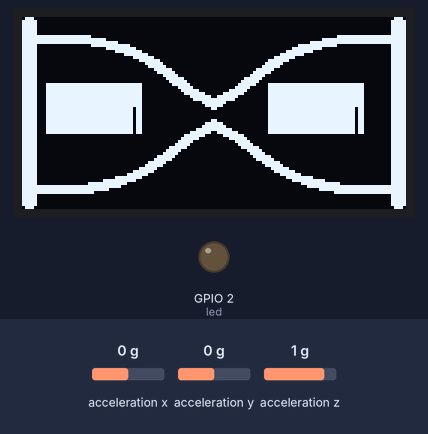
The sketch below on a simulated ESP8266 (NodeMCU). On the bench: 128×64 one-colour display, output pins drawn as LEDs (lit = HIGH). Wiring (inferred from the names in the program): MPU-6050 motion sensor at I2C address 0x68. The test bench sets the inputs (shaded band); at power-on: acceleration y 0 g, acceleration x 0 g, acceleration z 1 g.

Above: at 1.2 s.
1.3 s: acceleration y set to -0.3 g
At 1.88 s:
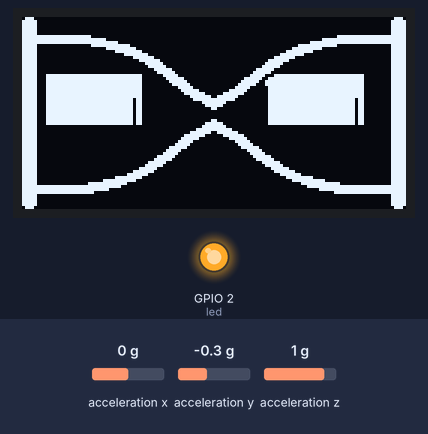
3.4 s: acceleration x set to -1.4 g
At 4.2 s:
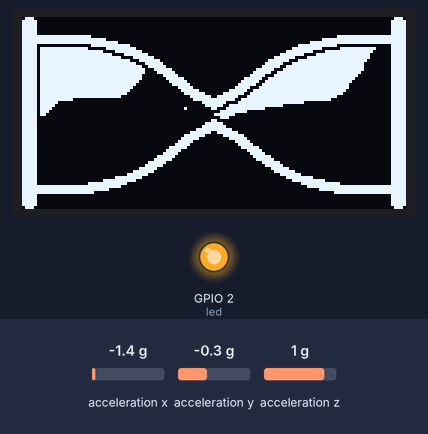
5.2 s: acceleration x set to 0 g
At 6.8 s:
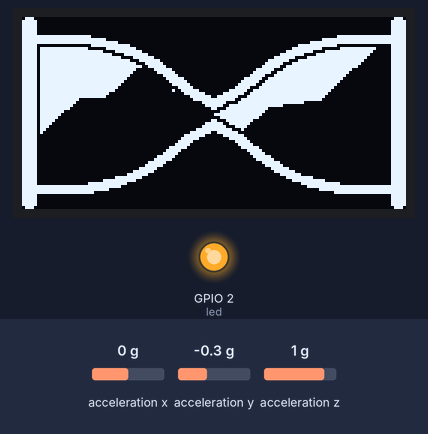
6.9 s: acceleration y set to 0 g
8.4 s: acceleration y set to 0.3 g
At 8.82 s:
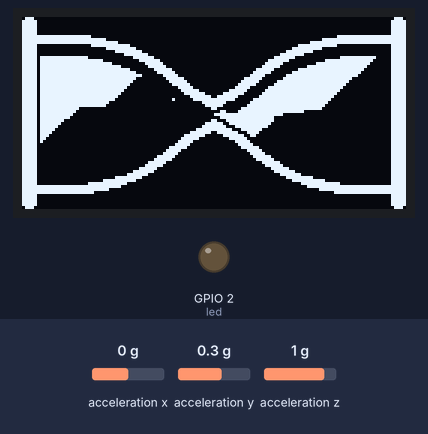
Timing chart, 0 to 11.0 s (numbered marks = the images above; inputs shaded):
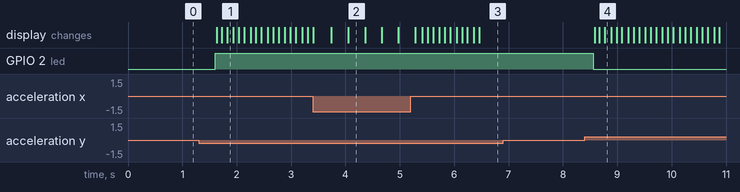

Measured:
- the behaviour switches between -0.1 and -0.2 g on acceleration y (found by bisection; images 0 and 1)
- the behaviour switches between 0.1 and 0.2 g on acceleration y (found by bisection; images 3 and 4)
- after the input at 1.3 s, GPIO 2 (led): LOW → HIGH after 0.31 s; the display: first changes after 0.34 s (image 1 shows a later state)
- after the input at 6.9 s, every drawn part: stays the same
- after the input at 8.4 s, GPIO 2 (led): HIGH → LOW after 0.16 s; the display: first changes after 0.18 s (image 4 shows a later state)

The sketch:

sand-ular-automata.ino
```cpp
/*
  Hourglass OLED project

  Dependencies:
    ESP32 Arduino support https://randomnerdtutorials.com/installing-the-esp32-board-in-arduino-ide-mac-and-linux-instructions/

    Clone this forked repo into ~/Arduino/libraries/
      git@github.com:szczys/esp8266-oled-ssd1306.git
 */


//I2C version
//https://github.com/ThingPulse/esp8266-oled-ssd1306
#include <Wire.h>
//#include "SSD1306.h"
#include "SH1106Wire.h"
#include "hourglass.h"

const int MPU_addr=0x68;  // I2C address of the MPU-6050
int16_t AcX,AcY,AcZ,Tmp,GyX,GyY,GyZ;


#define GRAINSWIDE  64 //GRAINSWIDE must be divisible by 8
#define GRAINSDEEP  64
#define BUFSIZE     (GRAINSWIDE/8)*GRAINSDEEP

// ESP-WROOM-32 has LED on pin 2:
int led = 2;

uint8_t botbuff  [BUFSIZE];
uint8_t topbuff [BUFSIZE];
uint8_t toggle;

// I2C version
//SSD1306 display(0x3c, 18, 19);
SH1106Wire display(0x3c, 21, 22);

void clearBuff(void);
void showBuf(void);
uint8_t getSand(uint16_t x, uint16_t y, uint8_t framebuffer[BUFSIZE]);


void clearBuff(void) {
  for (uint16_t i=0; i<(BUFSIZE); i++) {
    botbuff  [i] = hourglassbot[i];
    topbuff [i] = hourglasstop[i];
  }
}

void showBuf(void) {
  display.clear(); //drawFastImage doesn't draw black pixels so clear first

  /*
  //Keep track of grains of sand to make sure we're not losing or creating any by accident
  //This count includes 1466 of the hourglass frame itself
  uint16_t sandcount = 0;
  for (uint8_t i=0; i<64; i++) {
    for (uint8_t j=0; j<64; j++) {
      if (getSand(j,i,botbuff  )) ++sandcount;
      if (getSand(j,i,topbuff  )) ++sandcount;
    }
  }
  char sbuf[20];
  itoa(sandcount,sbuf,10);
  display.drawString(50, 0, sbuf);
  */

  display.drawFastImage(64, 0, GRAINSWIDE, GRAINSDEEP, botbuff);
  display.drawFastImage(0, 0, GRAINSWIDE, GRAINSDEEP, topbuff);
}

uint8_t getSand(uint16_t x, uint16_t y, uint8_t framebuffer[BUFSIZE]) {
  uint16_t byteIdx = y*(GRAINSDEEP/8);
  uint16_t byteOffset = x/8;
  uint16_t byteLoc = x%8;

  if (framebuffer[byteIdx+byteOffset] & (1<<byteLoc)) return 1;
  else return 0;
}

void setSand(uint16_t x, uint16_t y, uint8_t onoff, uint8_t framebuffer[BUFSIZE]) {
  uint16_t byteIdx = y*(GRAINSDEEP/8);
  uint16_t byteOffset = (x/8);
  uint16_t byteLoc = x%8;

  if (onoff > 0) { framebuffer[byteIdx+byteOffset] |= (1<<byteLoc); }
  else { framebuffer[byteIdx+byteOffset] &= ~(1<<byteLoc); }
}

uint8_t notTouchingGlass(uint16_t x, uint16_t y, uint8_t glassbuffer[BUFSIZE]) {
  //Sand *should* always be in the hour glass so we don't check for y-axis buffer overflows
  if (y>0) {
    if (getSand(x,y-1,glassbuffer)) return 0;
    if (getSand(x+1,y-1,glassbuffer)) return 0;
    if (getSand(x-1,y-1,glassbuffer)) return 0;
  }
  if (getSand(x+1,y,glassbuffer)) return 0;
  if (getSand(x-1,y,glassbuffer)) return 0;

  if (y<(GRAINSDEEP-1)) {
    if (getSand(x,y+1,glassbuffer)) return 0;
    if (getSand(x+1,y+1,glassbuffer)) return 0;
    if (getSand(x-1,y+1,glassbuffer)) return 0;
  }
  return 1;
}

void moveN(uint16_t x, uint16_t y, uint8_t framebuffer[BUFSIZE]) {
  setSand(x,y,0, framebuffer); setSand(x,y-1,1, framebuffer);
}

void moveNW(uint16_t x, uint16_t y, uint8_t framebuffer[BUFSIZE]) {
  setSand(x,y,0, framebuffer); setSand(x-1,y-1,1, framebuffer);
}

void moveNE(uint16_t x, uint16_t y, uint8_t framebuffer[BUFSIZE]) {
  setSand(x,y,0, framebuffer); setSand(x+1,y-1,1, framebuffer);
}

void moveS(uint16_t x, uint16_t y, uint8_t framebuffer[BUFSIZE]) {
  setSand(x,y,0, framebuffer); setSand(x,y+1,1, framebuffer);
}

void moveSW(uint16_t x, uint16_t y, uint8_t framebuffer[BUFSIZE]) {
  setSand(x,y,0, framebuffer); setSand(x-1,y+1,1, framebuffer);
}

void moveSE(uint16_t x, uint16_t y, uint8_t framebuffer[BUFSIZE]) {
  setSand(x,y,0, framebuffer); setSand(x+1,y+1,1, framebuffer);
}

void moveW(uint16_t x, uint16_t y, uint8_t framebuffer[BUFSIZE]) {
  setSand(x,y,0, framebuffer); setSand(x-1,y,1, framebuffer);
}

void moveE(uint16_t x, uint16_t y, uint8_t framebuffer[BUFSIZE]) {
  setSand(x,y,0, framebuffer); setSand(x+1,y,1, framebuffer);
}

/*
 * Cellular automata scheme:
 *
 * if cell below is empty, drop
 * if cell below is full but below to the left is empty, fall there, otherwise fall sell below to the right
 * now that individual cells have fallen, check row issues:
 *   if row above is entirely full, and this row has empty spaces near the edges, move one grain toward that empty space
 */
void driftSouth(uint8_t framebuffer[BUFSIZE], uint8_t glassbuffer[BUFSIZE]) {
  /* if cell below is empty, drop */
  for (int16_t row=GRAINSDEEP-2; row>=0; row--) {
    for (uint16_t col=0; col<GRAINSWIDE; col++) {
      //Check if we should be dropping this grain
      if (getSand(col,row, glassbuffer)) continue;  //Don't move cells that make up the hourglass itself
      if (getSand(col,row, framebuffer )) {
        if ((getSand(col,row+1, framebuffer ) == 0) && (notTouchingGlass(col,row+1,glassbuffer))) {
          moveS(col,row,framebuffer); continue;
        }
        //Toggle alternates directions checked first, otherwise operations are the same
        if (toggle) {
          toggle=0;
          if ((col > 0) && (getSand(col-1,row+1, framebuffer) == 0) && (notTouchingGlass(col-1,row+1,glassbuffer))) {
            moveSW(col,row,framebuffer); continue;
          }

          if ((col < (GRAINSWIDE-1)) && (getSand(col+1,row+1, framebuffer) == 0) && (notTouchingGlass(col+1,row+1,glassbuffer))) {
            moveSE(col,row,framebuffer); continue;
          }
        }
        else {
          ++toggle;
          if ((col < (GRAINSWIDE-1)) && (getSand(col+1,row+1, framebuffer) == 0) && (notTouchingGlass(col+1,row+1,glassbuffer))) {
            moveSE(col,row,framebuffer); continue;
          }
          if ((col > 0) && (getSand(col-1,row+1, framebuffer) == 0) && (notTouchingGlass(col-1,row+1,glassbuffer))) {
            moveSW(col,row,framebuffer); continue;
          }
        }
      }
    }
  }
}

void driftNorth(uint8_t framebuffer[BUFSIZE], uint8_t glassbuffer[BUFSIZE]) {
  /* if cell below is empty, drop */
  for (int16_t row=1; row<GRAINSDEEP; row++) {
    for (int16_t col=GRAINSWIDE-1; col>=0; col--) {
      //Check if we should be dropping this grain
      if (getSand(col,row, glassbuffer)) continue;  //Don't move cells that make up the hourglass itself
      if (getSand(col,row, framebuffer)) {
        if ((getSand(col,row-1, framebuffer) == 0) && (notTouchingGlass(col,row-1,glassbuffer))) {
          moveN(col,row,framebuffer); continue;
        }
        //Toggle alternates directions checked first, otherwise operations are the same
        if (toggle) {
          toggle = 0;
          if ((col > 0) && (getSand(col-1,row-1, framebuffer) == 0) && (notTouchingGlass(col-1,row-1,glassbuffer))){
            moveNW(col,row,framebuffer); continue;
          }
          if ((col < (GRAINSWIDE-1)) && (getSand(col+1,row-1, framebuffer) == 0) && (notTouchingGlass(col+1,row-1,glassbuffer))) {
            moveNE(col,row,framebuffer); continue;
          }
        }
        else {
          ++toggle;
          if ((col < (GRAINSWIDE-1)) && (getSand(col+1,row-1, framebuffer) == 0) && (notTouchingGlass(col+1,row-1,glassbuffer))) {
            moveNE(col,row,framebuffer); continue;
          }
          if ((col > 0) && (getSand(col-1,row-1, framebuffer) == 0) && (notTouchingGlass(col-1,row-1,glassbuffer))){
            moveNW(col,row,framebuffer); continue;
          }
        }
      }
    }
  }
}

void driftWest(uint8_t framebuffer[BUFSIZE], uint8_t glassbuffer[BUFSIZE]) {
  /* if cell below is empty, drop */
  for (int16_t col=1; col<GRAINSWIDE; col++) {
    for (int16_t row=GRAINSDEEP-1; row>=0; row--) {
      //Check if we should be dropping this grain
      if (getSand(col,row, glassbuffer)) continue;  //Don't move cells that make up the hourglass itself
      if (getSand(col,row, framebuffer)) {
        if ((getSand(col-1,row, framebuffer) == 0) && (notTouchingGlass(col-1,row,glassbuffer))) {
          moveW(col,row,framebuffer); continue;
        }
        //Toggle alternates directions checked first, otherwise operations are the same
        if (toggle) {
          toggle = 0;
          if ((row > 0) && (getSand(col-1,row-1, framebuffer) == 0) && (notTouchingGlass(col-1,row-1,glassbuffer))){
            moveNW(col,row,framebuffer); continue;
          }
          if ((row < (GRAINSDEEP-1)) && (getSand(col-1,row+1, framebuffer) == 0) && (notTouchingGlass(col-1,row+1,glassbuffer))) {
            moveSW(col,row,framebuffer); continue;
          }
        }
        else {
          ++toggle;
          if ((row < (GRAINSDEEP-1)) && (getSand(col-1,row+1, framebuffer) == 0) && (notTouchingGlass(col-1,row+1,glassbuffer))) {
            moveSW(col,row,framebuffer); continue;
          }
          if ((row > 0) && (getSand(col-1,row-1, framebuffer) == 0) && (notTouchingGlass(col-1,row-1,glassbuffer))){
            moveNW(col,row,framebuffer); continue;
          }
        }
      }
    }
  }
}

void driftEast(uint8_t framebuffer[BUFSIZE], uint8_t glassbuffer[BUFSIZE]) {
  /* if cell below is empty, drop */
  for (int16_t col=GRAINSWIDE-2; col>=0; col--) {
    for (uint16_t row=0; row<GRAINSDEEP; row++) {
      //Check if we should be dropping this grain
      if (getSand(col,row, glassbuffer)) continue;  //Don't move cells that make up the hourglass itself
      if (getSand(col,row, framebuffer )) {
        if ((getSand(col+1,row, framebuffer ) == 0) && (notTouchingGlass(col+1,row,glassbuffer))) {
          moveE(col,row,framebuffer); continue;
        }
        //Toggle alternates directions checked first, otherwise operations are the same
        if (toggle) {
          toggle=0;
          if ((row > 0) && (getSand(col+1,row-1, framebuffer) == 0) && (notTouchingGlass(col+1,row-1,glassbuffer))) {
            moveNE(col,row,framebuffer); continue;
          }

          if ((row < (GRAINSDEEP-1)) && (getSand(col+1,row+1, framebuffer) == 0) && (notTouchingGlass(col+1,row+1,glassbuffer))) {
            moveSE(col,row,framebuffer); continue;
          }
        }
        else {
          ++toggle;
          if ((row < (GRAINSDEEP-1)) && (getSand(col+1,row+1, framebuffer) == 0) && (notTouchingGlass(col+1,row+1,glassbuffer))) {
            moveSE(col,row,framebuffer); continue;
          }
          if ((row > 0) && (getSand(col+1,row-1, framebuffer) == 0) && (notTouchingGlass(col+1,row-1,glassbuffer))) {
            moveNE(col,row,framebuffer); continue;
          }
        }
      }
    }
  }
}

void bathtubSand(uint16_t x, uint16_t y, int8_t dir, uint8_t framebuffer[BUFSIZE], uint8_t glassbuffer[BUFSIZE]) {
  if (dir < 0) {
    while (y>0) {
      if (getSand(x,y-1,glassbuffer)) return; //We've hit glass
      if (getSand(x,y-1,framebuffer) == 0) return; //Air above us, let normal rules sort this out
      moveS(x,y-1,framebuffer);
      --y;
    }
  }
  else {
    while (y<(GRAINSDEEP-1)) {
      if (getSand(x,y+1,glassbuffer)) return; //We've hit glass
      if (getSand(x,y+1,framebuffer) == 0) return; //Air above us, let normal rules sort this out
      moveN(x,y+1,framebuffer);
      ++y;
    }
  }
}

// the setup routine runs once when you press reset:
void setup() {
  // initialize the digital pin as an output.
  pinMode(led, OUTPUT);
  toggle = 0;
  clearBuff();

  Wire.begin();
  Wire.beginTransmission(MPU_addr);
  Wire.write(0x6B);  // PWR_MGMT_1 register
  Wire.write(0);     // set to zero (wakes up the MPU-6050)
  Wire.endTransmission(true);

  //Fill with test sand
  uint16_t graincount = 0;
  for (uint8_t i=8; i<40; i++) {
    for (uint8_t j=22; j<39; j++) {
      setSand(j,i,1,topbuff);
      setSand(j,i+10,1,botbuff);
      if (graincount++ == 500) break;
    }
  }

  display.init();
  showBuf();
  display.display();
}

// the loop routine runs over and over again forever:
void loop() {
  static int nexttime = millis();
  static int nextframe = millis() + 10;
  static int counter = 0;
  static int8_t gravity = 1;
  static int8_t weakengravity = 0;
  static int8_t tilt = 0;
  static int8_t weakentilt = 0;
  if (millis() > nexttime) {
    ++counter;
    /*
    //used to reverse gravitiy after a while for testing
    if (counter++ < 150) setSand(32,0,1,botbuff);
    else setSand(32,0,0,botbuff);
    */
    //setSand(32,6,1,topbuff);

    Wire.beginTransmission(MPU_addr);
    Wire.write(0x3B);  // starting with register 0x3B (ACCEL_XOUT_H)
    Wire.endTransmission(false);
    Wire.requestFrom(MPU_addr,4,true);  // request a total of 14 registers
    AcX=Wire.read()<<8|Wire.read();  // 0x3D (ACCEL_YOUT_H) & 0x3E (ACCEL_YOUT_L)
    AcY=Wire.read()<<8|Wire.read();  // 0x3D (ACCEL_YOUT_H) & 0x3E (ACCEL_YOUT_L)

    if (AcX < -2000) {
      //digitalWrite(led,1);
      gravity = -1;
    }
    else if (AcX > 2000) {
      //digitalWrite(led,0);
      gravity = 1;
    }
    else gravity = 0;

    if (AcY < -2000) {
      digitalWrite(led,1);
      tilt = -1;
    }
    else if (AcY > 2000) {
      digitalWrite(led,0);
      tilt = 1;
    }
    else tilt = 0;

    //Move one grain between top/bottom if necessary:
    if (gravity==1) {
      if (getSand(32,63,topbuff) && (getSand(32,0,botbuff) == 0)) {
        setSand(32,63,0,topbuff); //Erase grain
        bathtubSand(32,63,-1,topbuff,hourglasstop); //Drop all grains above this to simulate bathtub effect
        setSand(32,0,1,botbuff); //Spawn grain in otherside of bottleneck
      }
    }
    if (gravity==-1) {
      if (getSand(32,0,botbuff) && (getSand(32,63,topbuff) == 0)) {
        setSand(32,0,0,botbuff);
        bathtubSand(32,0,1,botbuff,hourglassbot);
        setSand(32,63,1,topbuff);
      }
    }

    showBuf();

    display.display();
    nexttime = millis()+300;
    //if (digitalRead(led)) digitalWrite(led,LOW);
    //else digitalWrite(led,HIGH);
  }

  if (millis() > nextframe) {
    /*
    //used to reverse gravitiy after a while for testing
    if ((counter < 150) || (counter > 200)) driftSouth(botbuff,hourglassbot);
    else driftNorth(botbuff,hourglassbot);
    */

    /*
    if (counter == 70) {
      if (gravity++) gravity=0;
      counter = 0;
    }
    */


    if (weakentilt-- == 0) {
      //Reset weakentilt to skip some frames if tilt is not very extreme
      // 0==+/-16,000 1==+/-13,000 2==+/-10,000 3==+/-7,000 4==+/-4,000
      if ((AcY > -7000) && (AcY < 7000)) weakentilt = 3;
      else if ((AcY > -10000) && (AcY < 10000)) weakentilt = 2;
      else if ((AcY > -13000) && (AcY < 13000)) weakentilt = 1;
      else weakentilt = 0;

      if (tilt==1) {
        driftEast(topbuff,hourglasstop);
        driftEast(botbuff,hourglassbot);
      }

      if (tilt==-1) {
        driftWest(botbuff,hourglassbot);
        driftWest(topbuff,hourglasstop);
      }
    }

    if (weakengravity-- == 0) {
      //Reset weakentilt to skip some frames if tilt is not very extreme
      // 0==+/-16,000 1==+/-13,000 2==+/-10,000 3==+/-7,000
      if ((AcX > -7000) && (AcX < 7000)) weakengravity = 3;
      else if ((AcX > -10000) && (AcX < 10000)) weakengravity = 2;
      else if ((AcX > -13000) && (AcX < 13000)) weakengravity = 1;
      else weakengravity = 0;

      if (gravity==1) {
        driftSouth(topbuff,hourglasstop);
        driftSouth(botbuff,hourglassbot);
      }
      if (gravity==-1) {
        driftNorth(botbuff,hourglassbot);
        driftNorth(topbuff,hourglasstop);
      }
    }

    showBuf();
    display.display();
    nextframe = millis()+10;
  }
}
```

Source omitted: hourglass.h (data table, 6466 bytes)
